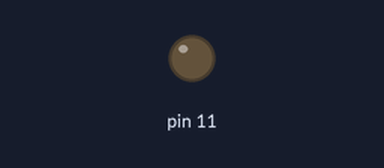
A sketch run on a simulated Arduino Uno, built with avr-gcc and run on an emulated ATmega328P. Parts: output pins drawn as LEDs (lit = HIGH).

Above: at 0.15 s.
At 39.05 s:
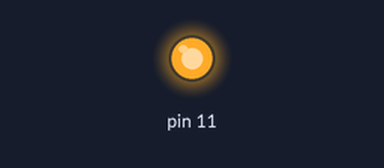
Timing chart, 0 to 40.0 s (numbered marks = the images above):
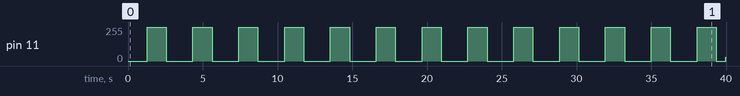

Measured:
- by itself, pin 11: 0/255 → 255/255 at 1.3 s, → 0/255 1.3 s later, → 255/255 1.8 s later, → 0/255 1.3 s later, … (27 changes in this stretch)

The sketch:

led_pwm.ino
```cpp
void setup() {
}
void loop() {
  int a = 0;
  for (a = 0; a <= 255; a++)    //点灯
  {
    analogWrite(11, a);
    delay(5);
  }
  for (a = 255; a >= 0; a--)    //消灯
  {
    analogWrite(11, a);
    delay(5);
  }
  delay(500);
}
```
